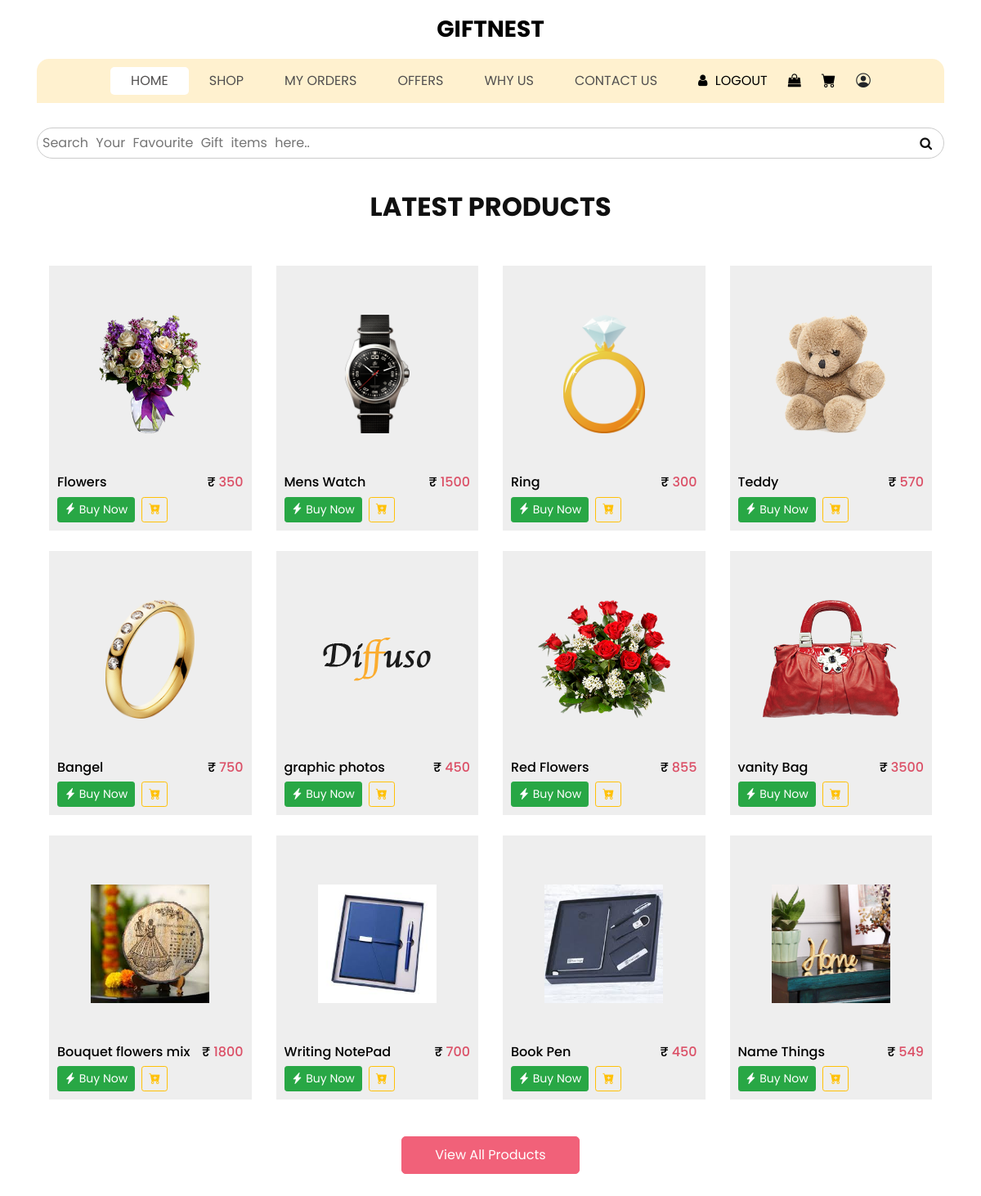
The page /shop.php on the database its author committed.
### tables this page shows
CREATE TABLE `product` (
  `category` varchar(50) DEFAULT NULL,
  `productname` varchar(50) DEFAULT NULL,
  `productprice` varchar(50) DEFAULT NULL,
  `image` varchar(50) DEFAULT NULL,
  `quantity` char(50) DEFAULT NULL,
  `description` varchar(50) DEFAULT NULL,
  `discount` int(5) DEFAULT NULL,
  `productid` int(10) DEFAULT NULL,
  `gst` float DEFAULT NULL,
  `id` int(11) NOT NULL
);

### shop.php (the view, shortened to what this page needs)
<?php include("customernavbar.php"); ?>
<!DOCTYPE html>
<html>
<head>
  <link href="https://cdn.jsdelivr.net/npm/bootstrap@5.3.3/dist/css/bootstrap.min.css" rel="stylesheet">
  <link href="https://cdn.jsdelivr.net/npm/bootstrap-icons@1.10.5/font/bootstrap-icons.css" rel="stylesheet">
  <link rel="stylesheet" type="text/css" href="https://cdnjs.cloudflare.com/ajax/libs/OwlCarousel2/2.3.4/assets/owl.carousel.min.css" />
  <link rel="stylesheet" type="text/css" href="css/bootstrap.css" />
  <link href="css/style.css" rel="stylesheet" />
  <link href="css/responsive.css" rel="stylesheet" />
</head>
<body>
  <div id="search-con">
    <input type="search" name="pname" placeholder="Search Your Favourite Gift items here.." class="search-box" id="search-box" />
    <i class="fa fa-search" aria-hidden="true"></i>
  </div>
  <section class="shop_section layout_padding">
    <div class="container">
      <div class="heading_container heading_center">
        <h2>
          Latest Products
        </h2>
      </div>
      <div class="row">
        <?php
        $sql = "SELECT * FROM product";
        $retval = mysqli_query($conn, $sql);
        while ($row = mysqli_fetch_assoc($retval)) {
        ?>
          <div class="col-sm-6 col-md-4 col-lg-3">
            <div class="box">
              <a href="">
                <div class="img-box">
                  <img src="images/<?php echo $row['image'] ?>" alt="img">
                </div>
                <div class="detail-box">
                  <h6>
                    <?php echo $row['productname'] ?>
                  </h6>
                  <h6>
                    ₹
                    <span>
                      <?php echo $row['productprice'] ?>
                    </span>
                  </h6>
                </div>
              </a>
              <form action="buyproduct.php" method="post">
                <div class="d-flex gap-2">
                  <button name="Submit" type="submit" class="btn btn-success btn-sm">
                    <i class="bi bi-lightning-charge-fill"></i> Buy Now
                  </button>
                  <button name="Addtocart" type="submit" class="btn btn-outline-warning btn-sm" title="Add to Cart">
                    <i class="bi bi-cart-plus-fill"></i>
                  </button>
                </div>
              </form>
            </div>
          </div>
        <?php
        }
        ?>
      </div>
      <div class="btn-box">
        <a href="">
          View All Products
        </a>
      </div>
  </section>
</body>
</html>

### css/style.css (style rules this page uses)
body { font-family: "poppins", sans-serif; color: #101010; background-color: #ffffff; }
.layout_padding { padding-top: 90px; padding-bottom: 90px; }
.heading_container { display: -webkit-box; display: -ms-flexbox; display: flex; -webkit-box-orient: vertical; -webkit-box-direction: normal; -ms-flex-direction: column; flex-direction: column; }
.heading_container h2 { text-transform: uppercase; font-weight: bold; }
.heading_container.heading_center { -webkit-box-align: center; -ms-flex-align: center; align-items: center; text-align: center; }
a, a:hover, a:focus { text-decoration: none; }
.btn, .btn:focus { outline: none !important; -webkit-box-shadow: none; box-shadow: none; }
.shop_section .heading_container { margin-bottom: 20px; }
.shop_section .box { background-color: #eeeeee; position: relative; padding: 10px; margin-top: 25px; }
.shop_section .box a { color: #000000; }
.shop_section .box .img-box { display: -webkit-box; display: -ms-flexbox; display: flex; -webkit-box-pack: center; -ms-flex-pack: center; justify-content: center; -webkit-box-align: center; -ms-flex-align: center; align-items: center; padding: 15px 30px; height: 245px; }
.shop_section .box .img-box img { max-width: 100%; max-height: 145px; }
.shop_section .box .detail-box { display: -webkit-box; display: -ms-flexbox; display: flex; -webkit-box-pack: justify; -ms-flex-pack: justify; justify-content: space-between; }
.shop_section .box .detail-box h6 span { color: #db4f66; }
.shop_section .btn-box { display: -webkit-box; display: -ms-flexbox; display: flex; -webkit-box-pack: center; -ms-flex-pack: center; justify-content: center; margin-top: 45px; }
.shop_section .btn-box a { display: inline-block; padding: 10px 40px; background-color: #f16179; color: #ffffff; border: 1px solid #f16179; border-radius: 5px; -webkit-transition: all .3s; transition: all .3s; }

### css/responsive.css (style rules this page uses)
@media (min-width: 1200px) { .container { max-width: 1170px; } }

### shop.php (style rules this page uses)
#search-con { position: relative; width: 100%; }
#search-box { width: 100%; align-content: center; padding: 6px; margin-right: 50px; margin: 30px 0; border: 1px solid #ccc; border-radius: 20px; word-spacing: 5px; }
#search-con i { position: absolute; right: 15px; top: 50%; transform: translateY(-50%); cursor: pointer; }
.container { margin-top: -80px; }

### rows shown on the page
product: image (picture), productname "Flowers", productprice "350"
product: image (picture), productname "Mens Watch", productprice "1500"
product: image (picture), productname "Ring", productprice "300"
product: image (picture), productname "Teddy", productprice "570"
product: image (picture), productname "Bangel", productprice "750"
product: image (picture), productname "graphic photos", productprice "450"
product: image (picture), productname "Red Flowers", productprice "855"
product: image (picture), productname "vanity Bag", productprice "3500"
product: image (picture), productname "Bouquet flowers mix", productprice "1800"
product: image (picture), productname "Writing NotePad", productprice "700"
product: image (picture), productname "Book Pen", productprice "450"
product: image (picture), productname "Name Things", productprice "549"
